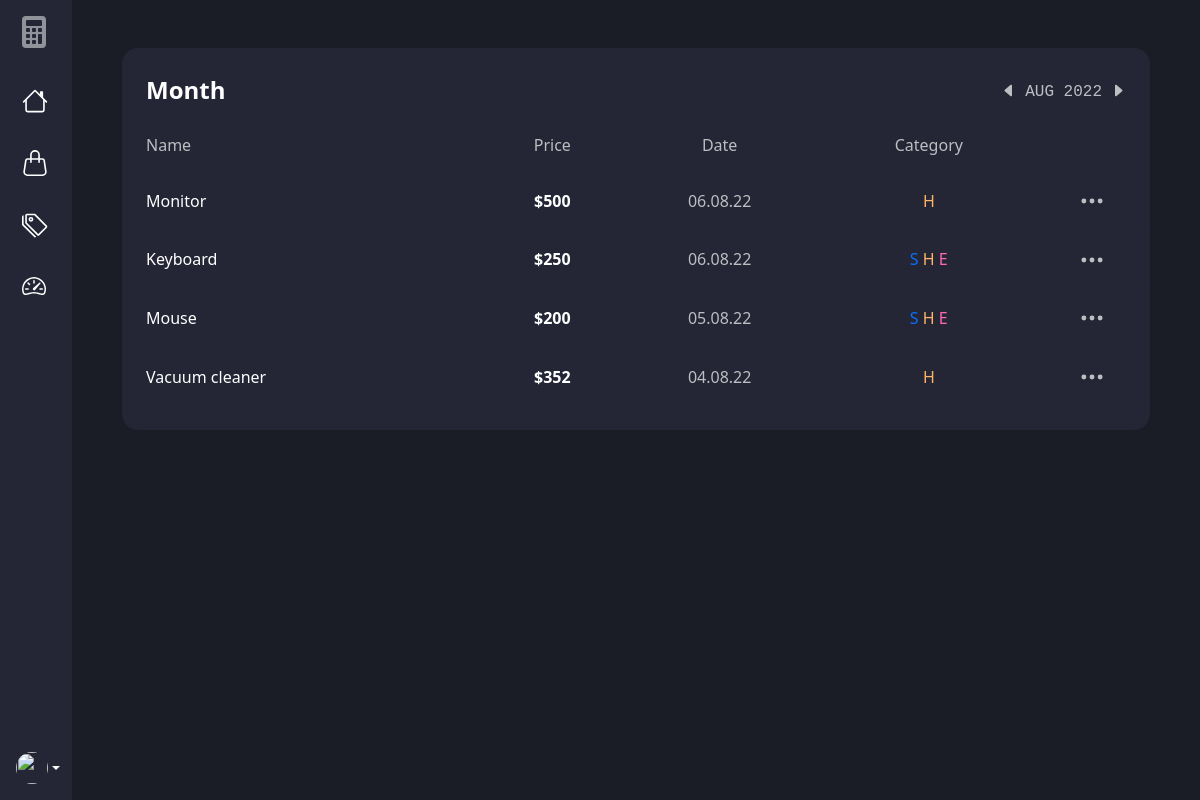
The app's page /total/month/show/, older data.
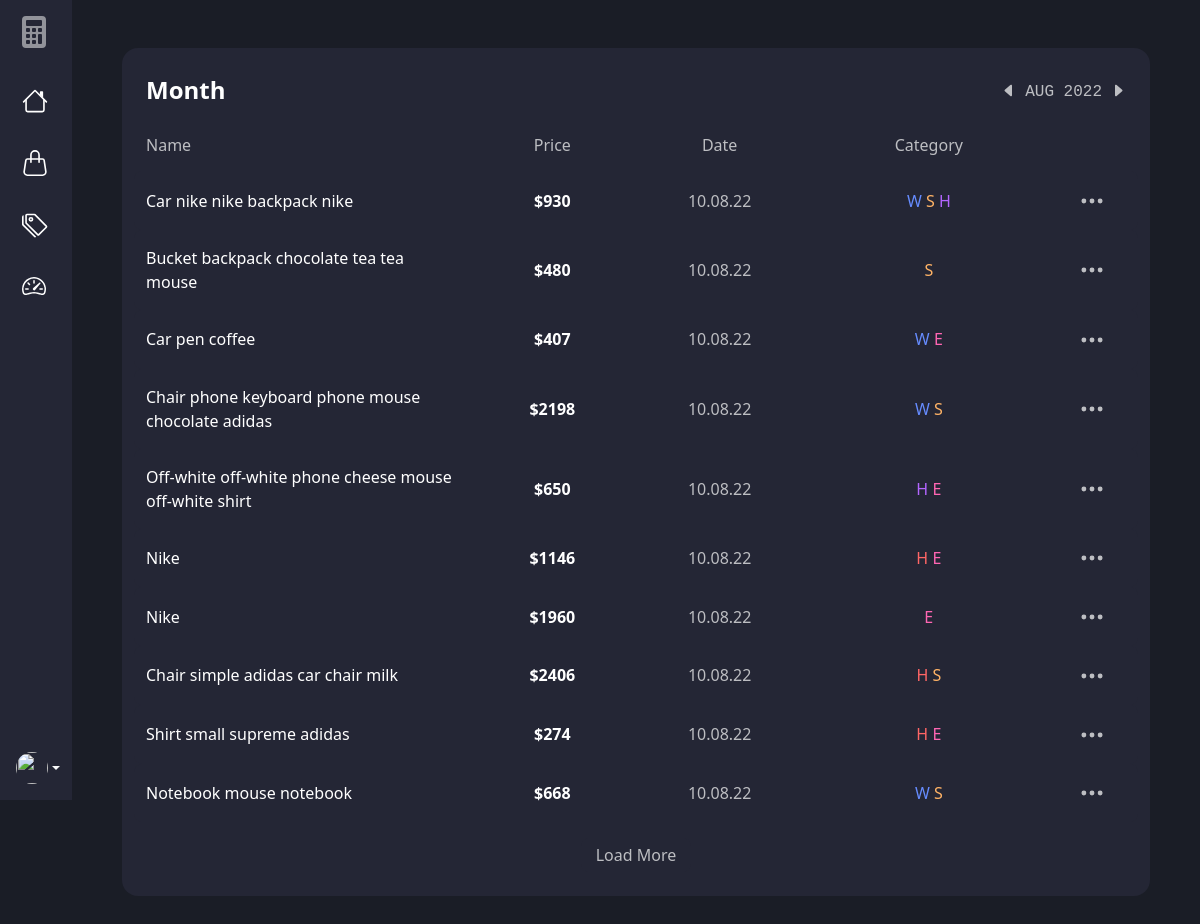
The same page, newer data.
### expenses/models.py (models this page shows, shortened)
class Expense(models.Model):
    user = models.ForeignKey(User, on_delete=models.CASCADE)
    name = models.CharField(max_length=200)
    price = models.PositiveIntegerField()
    category = models.ManyToManyField(
        Category, related_name='category', blank=True)
    color = models.CharField(max_length=7, default='#0d6efd')
    created = models.DateTimeField(auto_now_add=True)
    class Meta:
        ordering = ['user', '-created']

class Category(models.Model):
    user = models.ForeignKey(User, on_delete=models.CASCADE)
    name = models.CharField(max_length=150)
    color = models.CharField(max_length=7, default='#0d6efd')
    created = models.DateTimeField(auto_now_add=True)
    class Meta:
        ordering = ['user', '-created']

### expenses/views.py (the view, shortened to what this page needs)
# urls.py: path('total/<str:period>/<str:action>/', views.expenses_date_filter, name='expenses-date-filter'),
def expenses_date_filter(request, period, action):
    year, month, day, week_start, week_end = '', '', '', '', ''
    _YEARS = [2020, 2021, 2022]
    _MONTHNAMES = ["Jan", "Feb", "Mar", "Apr", "May", "Jun",
                   "Jul", "Aug", "Sep", "Oct", "Nov", "Dec"]
    today = datetime.combine(date.today(), time(0, 0, 0))
    week = timedelta(minutes=60*24*7)
    if period == 'year':
        year = today.year
        expenses = Expense.objects.filter(created__year=year)
    elif period == 'month':
        month = today.month
        year = today.year
        expenses = Expense.objects.filter(
            Q(created__month=month), Q(created__year=year))
        month = _MONTHNAMES[month - 1]
    elif period == 'week':
        week_start = today - week
        week_end = today
        expenses = Expense.objects.filter(created__gte=week_start)
    if action != 'show':
        htmx = True
        if period == 'year':
            year = int(request.GET.get('year'))
            if action == 'previous':
                if year > _YEARS[0]:
                    year -= 1
            elif action == 'next':
                if year < _YEARS[-1]:
                    year += 1
            expenses = Expense.objects.filter(created__year=year)
            year = year
        elif period == 'month':
            month = int(_MONTHNAMES.index(request.GET.get('month'))) + 1
            year = int(request.GET.get('year'))
            if action == 'previous':
                if year == _YEARS[0] and month == 1:
                    pass
                else:
                    month -= 1
                    if month == 0:
                        year -= 1
            elif action == 'next':
                if year == _YEARS[-1] and month == 12:
                    pass
                else:
                    if month == 12:
                        month = 1
                        year += 1
                    else:
                        month += 1
            expenses = Expense.objects.filter(
                Q(created__month=month), Q(created__year=year))
            month = _MONTHNAMES[month - 1]
            year = year
        elif period == 'week':
            week_start = request.GET.get('week_start')
            week_end = request.GET.get('week_end')
            week_start_year = int(week_start.rstrip(', midnight')[-4:])
            week_start_month = int(_MONTHNAMES.index(week_start[:3])) + 1
            week_start_day = int(week_start.split()[1].rstrip(','))
            week_start = datetime(
                week_start_year, week_start_month, week_start_day)
            week_end_year = int(week_end.rstrip(', midnight')[-4:])
            week_end_month = int(_MONTHNAMES.index(week_end[:3])) + 1
            week_end_day = int(week_end.split()[1].rstrip(','))
            week_end = datetime(week_end_year, week_end_month, week_end_day)
            if action == 'previous':
                week_start = week_start - week
                week_end = week_end - week
                if week_start.year < _YEARS[0]:
                    week_start = week_start + week
                    week_end = week_end + week
            elif action == 'next':
                if week_end < today:
                    week_start = week_start + week
                    week_end = week_end + week
            expenses = Expense.objects.filter(
                Q(created__gte=week_start), Q(created__lte=week_end))
        elif period == 'day':
            day = int(request.GET.get('day'))
            month = int(_MONTHNAMES.index(request.GET.get('month'))) + 1
            year = int(request.GET.get('year'))
            if action == 'previous':
                if day > 1:
                    day -= 1
            elif action == 'next':
                try:
                    datetime(year, month, day + 1)
                    day += 1
                except:
                    day = day
            expenses = Expense.objects.filter(Q(created__day=day), Q(
                created__month=month), Q(created__year=year))
            day = f'0{day}' if len(str(day)) == 1 else day
            month = _MONTHNAMES[month - 1]
    else:
        htmx = False
    paginator = Paginator(expenses, 10)
    page_number = request.GET.get('page', 1)
    page_obj = paginator.get_page(page_number)
    context = {
        'expenses': page_obj,
        'period': period,
        'year': year,
        'month': month,
        'day': day,
        'week_start': week_start,
        'week_end': week_end,
        'years': _YEARS,
        'months': _MONTHNAMES,
    }
    if request.GET.get('load-more') == 'True':
        return render(request, 'expenses/expenses-card-rows.html', context)
    if htmx == True:
        return render(request, 'expenses/expenses-card.html', context)
    else:
        return render(request, 'expenses/total-period.html', context)

### expenses/templates/expenses/total-period.html (shortened to what this page needs)
{% extends 'expenses/base.html' %}
{% block content %}
<div class="container-fluid my-5">
    {% include 'expenses/expenses-card.html' %}
</div>
{% endblock content %}

### expenses/templates/expenses/expenses-card-rows.html (shortened to what this page needs)
{% for expense in expenses %}
<div class="row py-3 align-items-center justify-content-between table-row">
    <div class="col-6 col-sm-3 col-md-4">
        <a href="" class="text-base-link">{{ expense.name }}</a>
    </div>
    <div class="col-6 col-sm-3 col-md-2 text-center">
        <a href="" class="text-base-link fw-semibold">${{ expense.price }}</a>
    </div>
    <div class="col-6 col-sm-2 col-md-2 text-center">
        <a href="" class="text-second-link">{{ expense.created|date:"d.m.y" }}</a>
    </div>
    <div class="col-6 col-sm-3 col-md-3 text-center">
        {% for category in expense.category.all %}
        <a style="color: {{ category.color }};" class="text-second-link"
            id="category-opened{{ category.pk }}{{ expense.pk }}"
            onclick="categoryShow({{ category.pk }}, {{ expense.pk }})"> {{ category.name|first }} </a>
        {% endfor %}
    </div>
    <div class="col-6 col-sm-1 col-md-1 text-center">
        <a href="" class="text-second-link">
            <svg xmlns="http://www.w3.org/2000/svg" width="26" height="26" fill="currentColor"
                class="bi bi-three-dots text-center me-2" viewBox="0 0 16 16">
                <path
                    d="M3 9.5a1.5 1.5 0 1 1 0-3 1.5 1.5 0 0 1 0 3zm5 0a1.5 1.5 0 1 1 0-3 1.5 1.5 0 0 1 0 3zm5 0a1.5 1.5 0 1 1 0-3 1.5 1.5 0 0 1 0 3z" />
            </svg>
        </a>
    </div>
</div>
{% endfor %}
{% if expenses.has_next %}
<div class="text-center mt-3" id="load-more">
    <button class="btn-c" hx-get="{% url 'expenses-date-filter' period 'show' %}?page={{ expenses.next_page_number }}&load-more=True"
        hx-target="#load-more" hx-swap="outerHTML">Load More</button>
</div>
{% endif %}

Row changes from the older to the newer data that the page shows:
no longer on this page (row unchanged): Expense: name "Monitor", price "500", created "06.08.22", Category (name|first "H")
no longer on this page (row unchanged): Expense: name "Keyboard", price "250", created "06.08.22", Category (name|first "S", color "#0d6efd" (drawn)), Category (name|first "H"), Category (name|first "E", color "#ff66b3" (drawn))
no longer on this page (row unchanged): Expense: name "Mouse", price "200", created "05.08.22", Category (name|first "S", color "#0d6efd" (drawn)), Category (name|first "H"), Category (name|first "E", color "#ff66b3" (drawn))
no longer on this page (row unchanged): Expense: name "Vacuum cleaner", price "352", created "04.08.22", Category (name|first "H")
added Expense: name "Car nike nike backpack nike", price "930", created "10.08.22", Category (name|first "S"), Category (name|first "H", color "#b366ff" (drawn))
added Category: name|first "W", color "#668cff" (drawn)
added Expense: name "Bucket backpack chocolate tea tea mouse", price "480", created "10.08.22", Category (name|first "S")
added Expense: name "Car pen coffee", price "407", created "10.08.22", Category (name|first "E", color "#ff66b3" (drawn))
added Expense: name "Chair phone keyboard phone mouse chocolate adidas", price "2198", created "10.08.22", Category (name|first "S")
added Expense: name "Off-white off-white phone cheese mouse off-white shirt", price "650", created "10.08.22", Category (name|first "H", color "#b366ff" (drawn)), Category (name|first "E", color "#ff66b3" (drawn))
added Expense: name "Nike", price "1146", created "10.08.22", Category (name|first "E", color "#ff66b3" (drawn))
added Category: name|first "H", color "#ff6666" (drawn)
added Expense: name "Nike", price "1960", created "10.08.22", Category (name|first "E", color "#ff66b3" (drawn))
added Expense: name "Chair simple adidas car chair milk", price "2406", created "10.08.22", Category (name|first "S")
added Expense: name "Shirt small supreme adidas", price "274", created "10.08.22", Category (name|first "E", color "#ff66b3" (drawn))
added Expense: name "Notebook mouse notebook", price "668", created "10.08.22", Category (name|first "S")
Text that changed along with them:
text now shown: "Load More"
